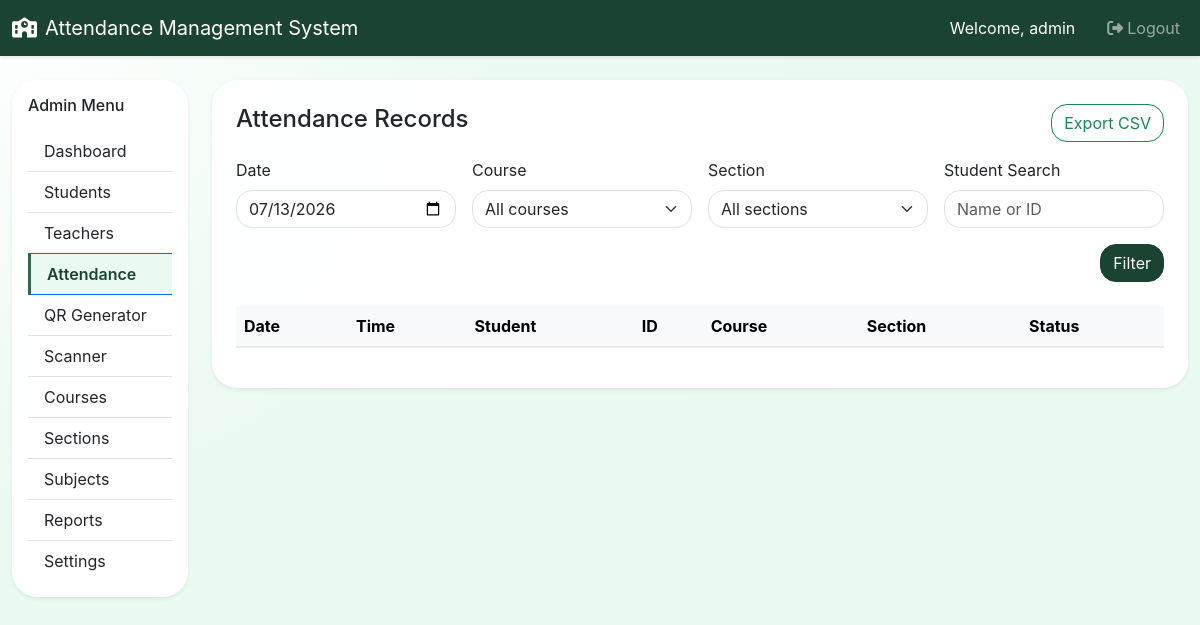
Before: /admin/attendance.php?date=2026-07-13 (signed in) with the older database file.
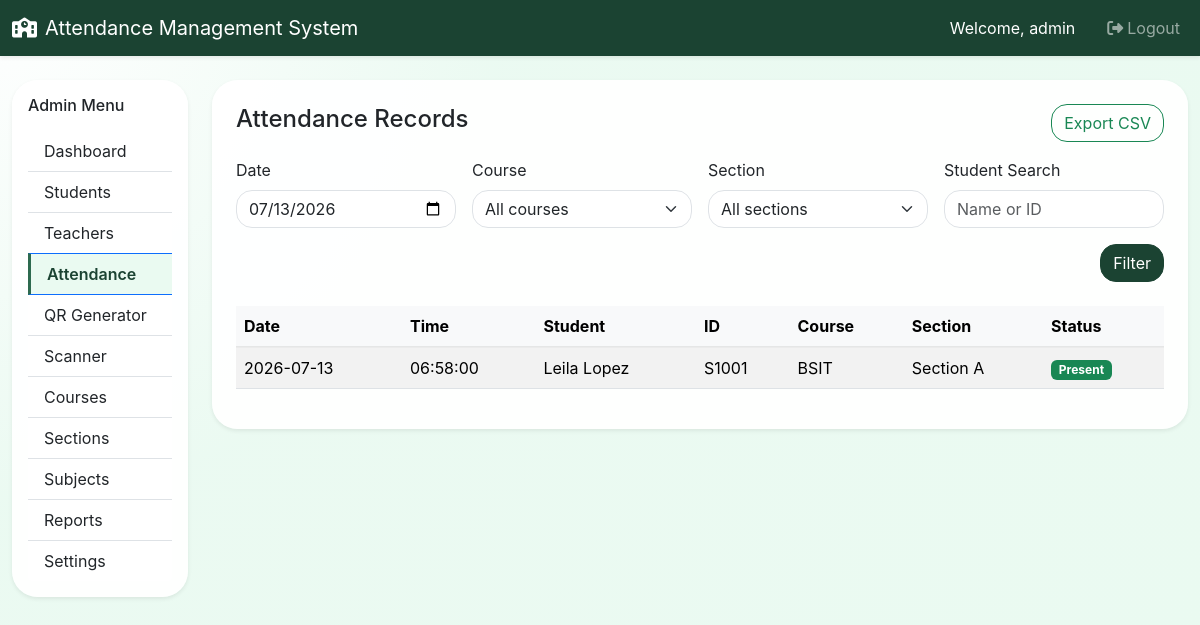
After: the same page with the newer database file.
### tables this page shows
CREATE TABLE `attendance` (
  `id` int(11) NOT NULL,
  `student_id` int(11) NOT NULL,
  `course_id` int(11) DEFAULT NULL,
  `section_id` int(11) DEFAULT NULL,
  `subject_id` int(11) DEFAULT NULL,
  `status` enum('present','absent','late','excused') NOT NULL DEFAULT 'present',
  `scan_type` varchar(50) NOT NULL DEFAULT 'present',
  `date` date NOT NULL,
  `time` time NOT NULL,
  `created_at` datetime NOT NULL DEFAULT current_timestamp()
);

CREATE TABLE `students` (
  `id` int(11) NOT NULL,
  `user_id` int(11) DEFAULT NULL,
  `student_id` varchar(60) NOT NULL,
  `first_name` varchar(120) NOT NULL,
  `last_name` varchar(120) NOT NULL,
  `gender` enum('Male','Female') NOT NULL DEFAULT 'Male',
  `birthday` date DEFAULT NULL,
  `course_id` int(11) DEFAULT NULL,
  `year_level` varchar(30) DEFAULT NULL,
  `section_id` int(11) DEFAULT NULL,
  `guardian_name` varchar(150) DEFAULT NULL,
  `phone` varchar(50) DEFAULT NULL,
  `email` varchar(120) DEFAULT NULL,
  `status` enum('active','inactive') NOT NULL DEFAULT 'active',
  `photo` varchar(255) DEFAULT NULL,
  `qr_code` varchar(120) DEFAULT NULL,
  `created_at` datetime NOT NULL DEFAULT current_timestamp()
);

CREATE TABLE `courses` (
  `id` int(11) NOT NULL,
  `code` varchar(30) NOT NULL,
  `name` varchar(150) NOT NULL,
  `description` text DEFAULT NULL,
  `created_at` datetime NOT NULL DEFAULT current_timestamp()
);

CREATE TABLE `sections` (
  `id` int(11) NOT NULL,
  `year_level` varchar(30) NOT NULL,
  `section_name` varchar(80) NOT NULL,
  `course_id` int(11) NOT NULL,
  `adviser` varchar(120) DEFAULT NULL,
  `adviser_id` int(11) DEFAULT NULL,
  `created_at` datetime NOT NULL DEFAULT current_timestamp()
);

### admin/attendance.php (the view, shortened to what this page needs)
<?php
require_once __DIR__ . '/../includes/functions.php';
$date = sanitize($_GET['date'] ?? date('Y-m-d'));
$studentQuery = sanitize($_GET['student'] ?? '');
$where = ['1=1'];
$params = [];
$types = '';
if ($date) {
    $where[] = 'a.date = ?';
    $types .= 's';
    $params[] = $date;
}
$whereSql = implode(' AND ', $where);
$query = 'SELECT a.*, s.student_id, CONCAT(s.first_name, " ", s.last_name) AS student_name, c.code AS course_code, sec.section_name FROM attendance a LEFT JOIN students s ON a.student_id = s.id LEFT JOIN courses c ON a.course_id = c.id LEFT JOIN sections sec ON a.section_id = sec.id WHERE ' . $whereSql . ' ORDER BY a.created_at DESC';
$stmt = $mysqli->prepare($query);
if ($params) {
    $stmt->bind_param($types, ...$params);
}
$stmt->execute();
$attendanceRecords = $stmt->get_result();
require_once __DIR__ . '/../includes/header.php';
require_once __DIR__ . '/../includes/admin_nav.php';
?>
<div class="card rounded-4 shadow-sm p-4">
    <div class="d-flex justify-content-between align-items-center mb-3">
        <h4>Attendance Records</h4>
        <form method="post" class="m-0">
            <button type="submit" class="btn btn-outline-success">Export CSV</button>
        </form>
    </div>
    <form method="get" class="row g-3 mb-4">
        <div class="col-md-3">
            <label class="form-label">Date</label>
            <input type="date" class="form-control" name="date" value="<?php echo htmlspecialchars($date); ?>">
        </div>
        <div class="col-md-3">
            <label class="form-label">Course</label>
            <select class="form-select" name="course_id">
                <option value="">All courses</option>
            </select>
        </div>
        <div class="col-md-3">
            <label class="form-label">Section</label>
            <select class="form-select" name="section_id">
                <option value="">All sections</option>
            </select>
        </div>
        <div class="col-md-3">
            <label class="form-label">Student Search</label>
            <input type="text" class="form-control" name="student" placeholder="Name or ID" value="<?php echo htmlspecialchars($studentQuery); ?>">
        </div>
        <div class="col-md-12 text-end">
            <button type="submit" class="btn btn-primary">Filter</button>
        </div>
    </form>
    <div class="table-responsive">
        <table class="table table-striped" id="attendanceTable">
            <thead class="table-light">
                <tr>
                    <th>Date</th>
                    <th>Time</th>
                    <th>Student</th>
                    <th>ID</th>
                    <th>Course</th>
                    <th>Section</th>
                    <th>Status</th>
                </tr>
            </thead>
            <tbody>
                <?php while ($row = $attendanceRecords->fetch_assoc()): ?>
                    <tr>
                        <td><?php echo htmlspecialchars($row['date']); ?></td>
                        <td><?php echo htmlspecialchars($row['time']); ?></td>
                        <td><?php echo htmlspecialchars($row['student_name']); ?></td>
                        <td><?php echo htmlspecialchars($row['student_id']); ?></td>
                        <td><?php echo htmlspecialchars($row['course_code']); ?></td>
                        <td><?php echo htmlspecialchars($row['section_name']); ?></td>
                        <td><?php echo badgeStatus($row['status']); ?></td>
                    </tr>
                <?php endwhile; ?>
            </tbody>
        </table>
    </div>
</div>
</div>
</div>
<?php require_once __DIR__ . '/../includes/footer.php'; ?>

### includes/functions.php (shortened to what this page needs)
<?php
require_once __DIR__ . '/../config/config.php';
function sanitize($value) {
    global $mysqli;
    return htmlspecialchars(trim($mysqli->real_escape_string($value)), ENT_QUOTES, 'UTF-8');
}
function badgeStatus($status) {
    $classes = [
        'active' => 'success',
        'inactive' => 'secondary',
        'present' => 'success',
        'absent' => 'danger',
        'late' => 'warning',
        'excused' => 'info'
    ];
    $class = isset($classes[$status]) ? $classes[$status] : 'secondary';
    return '<span class="badge bg-' . $class . '">' . ucfirst($status) . '</span>';
}
    ?>

Changed rows visible on the page:
added attendance: date "2026-07-13", time "06:58:00", student_name "Leila Lopez", student.student_id "S1001", course.code "BSIT", section.section_name "Section A", status "Present"
